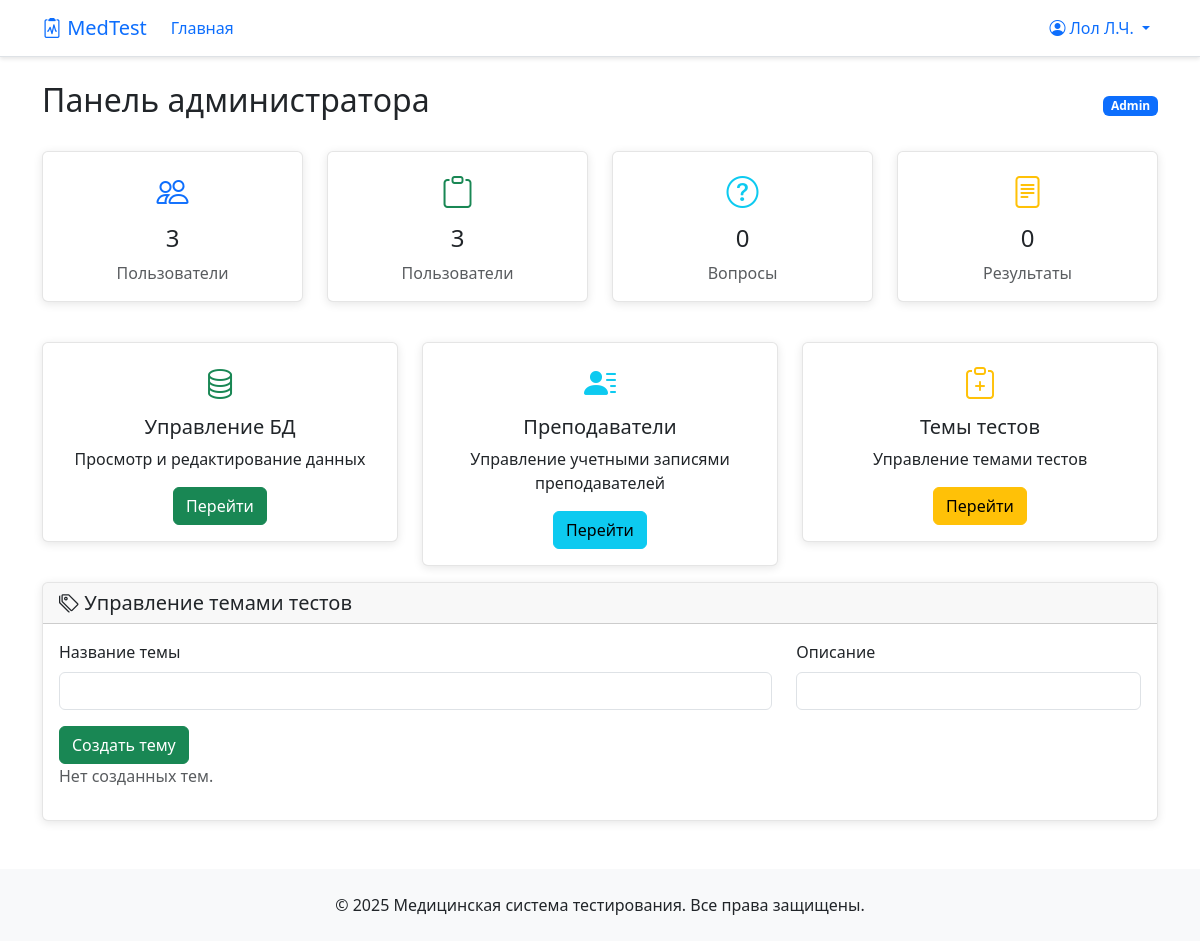
Page /admin/ (signed in) on the earlier database version.
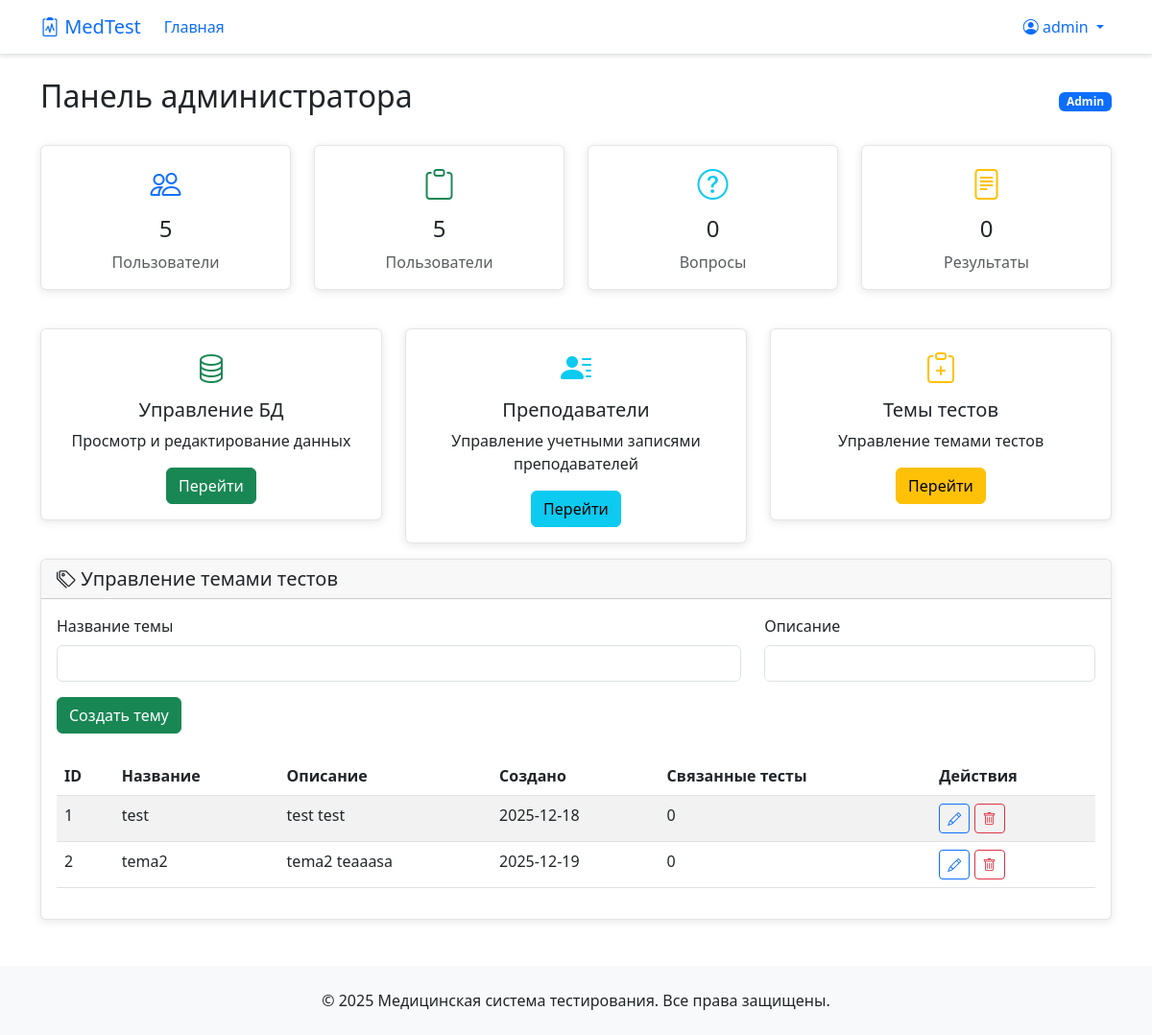
Same page on the later database version.
### app/models/user.py (models this page shows, shortened)
class User(UserMixin, db.Model):
    __tablename__ = 'users'
    id = db.Column(Integer, primary_key=True)
    username = db.Column(String(120), unique=True, nullable=False)
    password_hash = db.Column(String(120), nullable=False)
    role = db.Column(String(20), default='student')  # 'admin', 'teacher', 'student'
    language = db.Column(String(5), default='ru')  # Язык интерфейса
    theme = db.Column(String(50), default='default')  # Тема оформления
    first_name = db.Column(String(100))  # Имя (для студентов)
    last_name = db.Column(String(100))   # Фамилия (для студентов)
    middle_name = db.Column(String(100)) # Отчество (для студентов)
    group_number = db.Column(String(50)) # Номер группы (для студентов)
    created_at = db.Column(DateTime, default=datetime.utcnow)
    test_results = db.relationship('TestResult', back_populates='user', lazy=True)
    creator_questions = db.relationship('Question', back_populates='creator', lazy=True, foreign_keys='Question.creator_id')
    def get_formatted_name(self):
        if self.last_name:
            initials = ""
            if self.first_name:
                initials += f"{self.first_name[0]}." if len(self.first_name) > 0 else ""
            if self.middle_name:
                initials += f"{self.middle_name[0]}." if len(self.middle_name) > 0 else ""
            if initials:
                return f"{self.last_name} {initials}"
            else:
                return self.last_name
        return self.username

### app/models/test.py (models this page shows, shortened)
class TestTopic(db.Model):
    __tablename__ = 'test_topics'
    id = db.Column(Integer, primary_key=True)
    name = db.Column(String(200), unique=True, nullable=False)
    description = db.Column(Text)
    created_at = db.Column(DateTime, default=datetime.utcnow)
    tests = db.relationship('Test', back_populates='topic', lazy=True)
    questions = db.relationship('Question', back_populates='topic', lazy=True)

### app/routes/admin.py (the view)
@bp.route('/') # Это теперь /admin/
@login_required
def index():
    if current_user.role != 'admin':
        flash('Доступ запрещен')
        return redirect(url_for('main.index'))
    annotations = ImageAnnotation.query.all()
    users = User.query.all()
    topics = TestTopic.query.all() # Добавляем темы
    return render_template('admin/index.html',
                          annotations=annotations,
                          users=users,
                          topics=topics)

### app/__init__.py (called while the page is built)
@login_manager.user_loader
def load_user(user_id):
    from app.models.user import User
    return User.query.get(int(user_id))

### app/templates/admin/index.html (shortened to what the changed rows need)
{% extends "base.html" %}
{% block content %}
<div class="d-flex justify-content-between align-items-center mb-4">
    <h2>{{ _('Панель администратора') }}</h2>
    <div>
        <span class="badge bg-primary">{{ current_user.role|title }}</span>
    </div>
</div>
<div class="row mb-4">
    <div class="col-md-3 mb-3">
        <div class="card stat-card text-center">
            <div class="card-body">
                <i class="bi bi-people text-primary" style="font-size: 2rem;"></i>
                <h4 class="card-title mt-2">{{ users|length }}</h4>
                <p class="card-text text-muted">{{ _('Пользователи') }}</p>
            </div>
        </div>
    </div>
    <div class="col-md-3 mb-3">
        <div class="card stat-card text-center">
            <div class="card-body">
                <i class="bi bi-clipboard text-success" style="font-size: 2rem;"></i>
                <h4 class="card-title mt-2">{{ users|length }}</h4>
                <p class="card-text text-muted">{{ _('Пользователи') }}</p>
            </div>
        </div>
    </div>
</div>
<div class="card mb-4">
    <div class="card-body">
        <form method="POST" action="{{ url_for('admin.create_topic') }}">
            <div class="row">
            </div>
            <button type="submit" class="btn btn-success">{{ _('Создать тему') }}</button>
        </form>
        {% if topics %}
            <div class="table-responsive mt-4">
                <table class="table table-striped">
                    <thead>
                        <tr>
                            <th>{{ _('ID') }}</th>
                            <th>{{ _('Название') }}</th>
                            <th>{{ _('Описание') }}</th>
                            <th>{{ _('Создано') }}</th>
                            <th>{{ _('Связанные тесты') }}</th>
                            <th>{{ _('Действия') }}</th>
                        </tr>
                    </thead>
                    <tbody>
                        {% for topic in topics %}
                        <tr>
                            <td>{{ topic.id }}</td>
                            <td>{{ topic.name }}</td>
                            <td>{{ topic.description|truncate(50) }}</td>
                            <td>{{ topic.created_at.strftime('%Y-%m-%d') }}</td>
                            <td>{{ topic.tests|length }}</td>
                            <td>
                                <button type="button" class="btn btn-sm btn-outline-primary" data-bs-toggle="modal" data-bs-target="#editTopicModal{{ topic.id }}">
                                    <i class="bi bi-pencil"></i>
                                </button>
                                <a href="{{ url_for('admin.delete_topic', topic_id=topic.id) }}"
                                   class="btn btn-sm btn-outline-danger"
                                   onclick="return confirm('{{ _('Удалить тему %(name)s?', name=topic.name) }}')">
                                    <i class="bi bi-trash"></i>
                                </a>
                            </td>
                        </tr>
                        {% endfor %}
                    </tbody>
                </table>
            </div>
        {% else %}
            <p class="text-muted">{{ _('Нет созданных тем.') }}</p>
        {% endif %}
    </div>
</div>
{% endblock %}

### app/templates/base.html (shortened to what this page needs)
<!DOCTYPE html>
<html lang="{{ session.get('language', 'ru') }}">
<head>
    <link href="https://cdn.jsdelivr.net/npm/bootstrap@5.3.0/dist/css/bootstrap.min.css  " rel="stylesheet">
    <link rel="stylesheet" href="https://cdn.jsdelivr.net/npm/bootstrap-icons@1.10.0/font/bootstrap-icons.css  ">
</head>
<body>
    <div class="lang-buttons">
        <a href="{{ url_for('auth.change_language', language='ru') }}" class="lang-btn {{ 'active' if session.get('language', 'ru') == 'ru' }}">RU</a>
        <a href="{{ url_for('auth.change_language', language='en') }}" class="lang-btn {{ 'active' if session.get('language', 'ru') == 'en' }}">EN</a>
    </div>
    <nav class="navbar navbar-expand-lg navbar-light bg-white border-bottom">
        <div class="container">
            <a class="navbar-brand" href="{{ url_for('main.index') }}">
                <i class="bi bi-clipboard2-pulse"></i> MedTest
            </a>
            <div class="collapse navbar-collapse" id="navbarNav">
                <ul class="navbar-nav me-auto">
                    <li class="nav-item">
                        <a class="nav-link" href="{{ url_for('main.index') }}">{{ _('Главная') }}</a>
                    </li>
                </ul>
                <ul class="navbar-nav">
                    {% if current_user.is_authenticated %}
                        <li class="nav-item dropdown">
                            <a class="nav-link dropdown-toggle" href="#" role="button" data-bs-toggle="dropdown">
                                <i class="bi bi-person-circle"></i> {{ current_user.get_formatted_name() }}
                            </a>
                        </li>
                    {% else %}
                        <li class="nav-item">
                            <a class="nav-link" href="{{ url_for('auth.login') }}">{{ _('Вход') }}</a>
                        </li>
                    {% endif %}
                </ul>
            </div>
        </div>
    </nav>
        {% set messages = get_flashed_messages() %}
    <main class="container mt-4">
        {% block content %}{% endblock %}
    </main>
    <footer class="bg-light text-dark py-4 mt-5">
        <div class="container text-center">
            <p class="mb-0">{{ _('© 2025 Медицинская система тестирования. Все права защищены.') }}</p>
        </div>
    </footer>
</body>
</html>

Differences in the rows shown:
changed User "Admin": get_formatted_name "Лол Л.Ч." → "admin"
added TestTopic: id "1", name "test", description "test test", created_at "2025-12-18", tests|length "0"
added TestTopic: id "2", name "tema2", description "tema2 teaaasa", created_at "2025-12-19", tests|length "0"
Other differences:
{{ users|length }}: "3" → "5"
text no longer shown: "Нет созданных тем."
text now shown: "ID Название Описание Создано Связанные тесты Действия"
